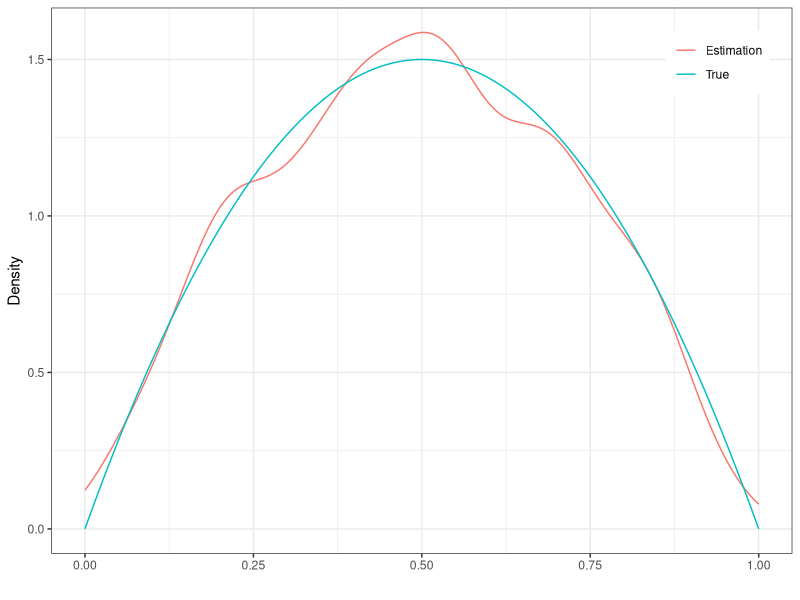
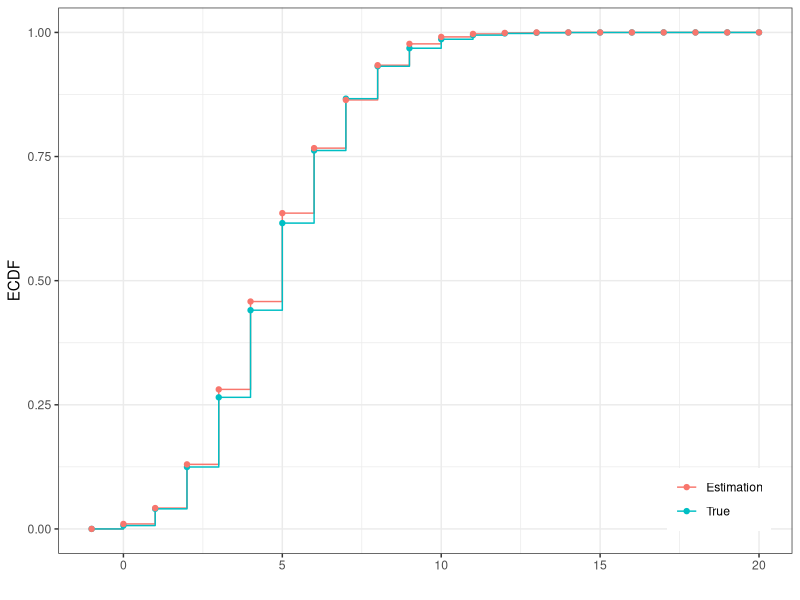
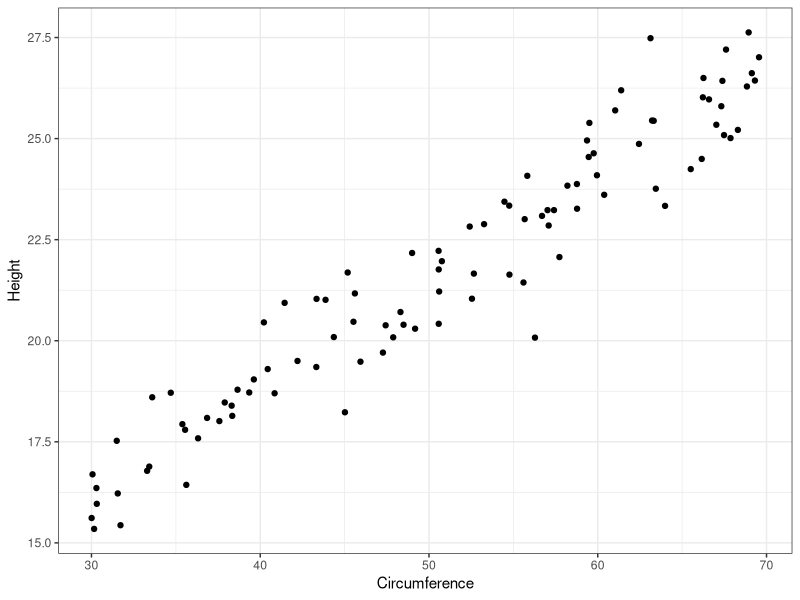
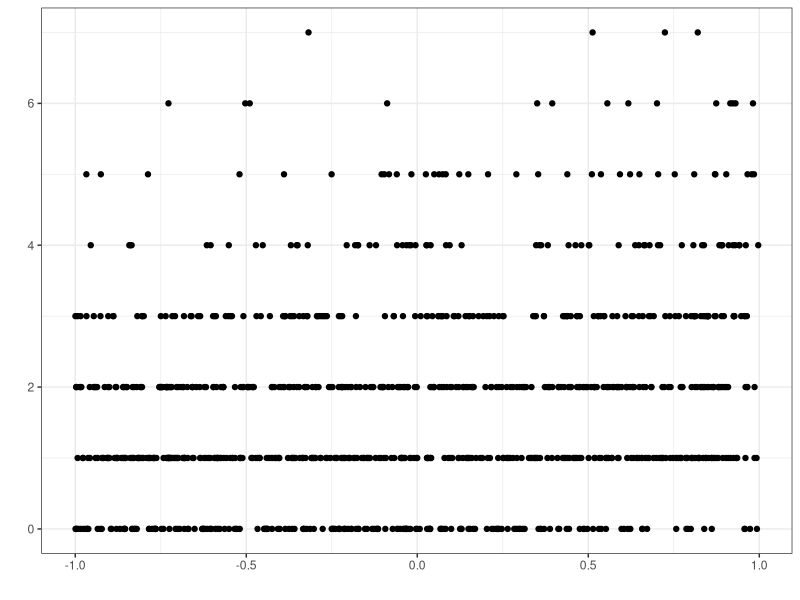
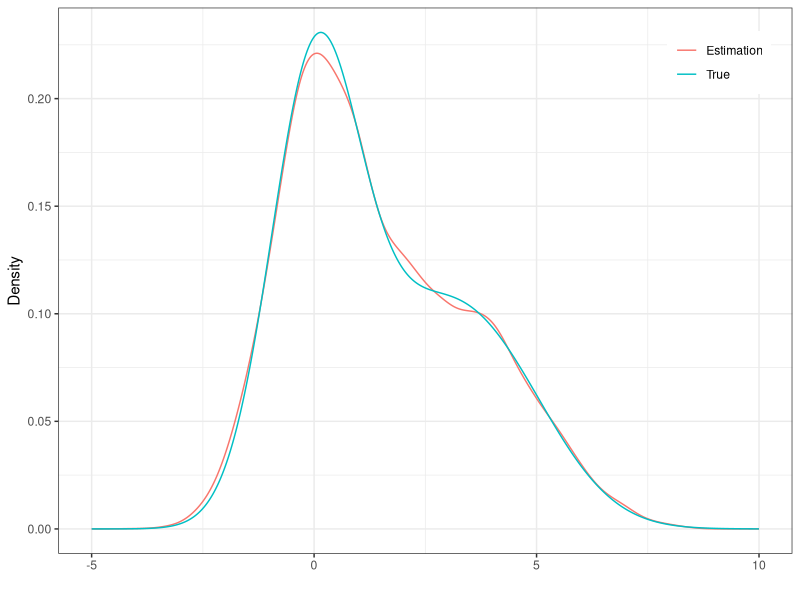
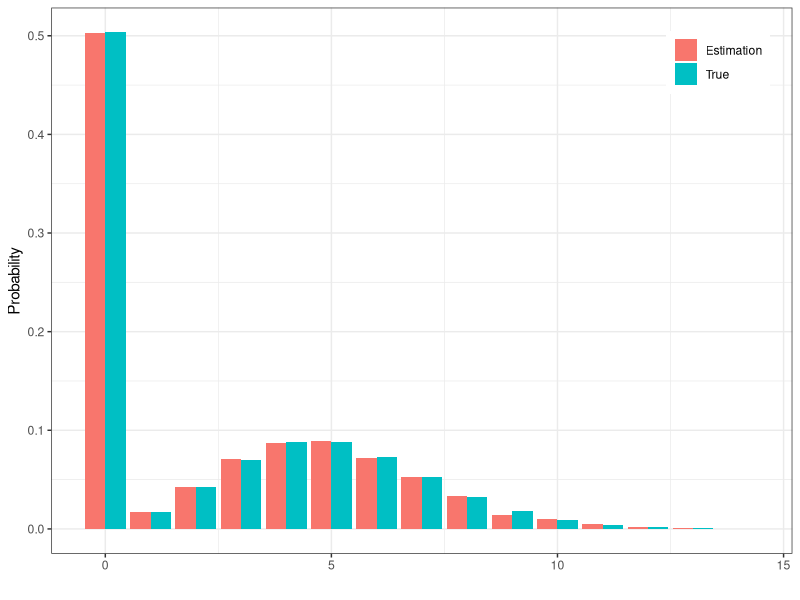

Here is the R script that generated these plots, in order:
################################################################################
# Script file for Week 08 - Simulations
################################################################################


set.seed(42)
runif(4)
runif(4)

set.seed(42)
runif(4)

set.seed(42)               # seed setting
theta <- 4; n <- 10000     # parameters setting
u <- runif(n)              # uniform sample
x <- -log(1 - u) / theta   # inverse transform method

ks.test(x, "pexp", theta)  # Kolmogorov Smirnov test

set.seed(10)              # seed setting
theta <- 0.4; n <- 10000  # parameters setting
u <- runif(n)             # uniform sampling
x <- (u > (1 - theta))    # inverse transform method

chisq.test(table(x), p = c(1 - theta, theta))  # chisq test


library(tidyverse)

set.seed(42)
rnorm(5)

set.seed(42)
rbinom(5, 10, 0.5)

set.seed(42)
sample <- rbeta(1000, 2, 2)  # Generate B(2, 2)

density_estim <- density(sample, from = 0, to = 1)
density_true <- dbeta(density_estim$x, 2, 2)

density_df <- tibble(
  x = density_estim$x,
  True = density_true,
  Estimation = density_estim$y
) |> 
  pivot_longer(cols = c(True, Estimation))

ggplot(density_df) +
  geom_line(aes(x = x, y = value, color = name)) +
  xlab("") +
  ylab("Density") +
  theme_bw() +
  theme(
    legend.title = element_blank(),
    legend.position = c(0.9, 0.9)
  )

set.seed(42)
sample <- rpois(1000, 5)  # Generate P(5)

x = seq(-1, 20, by = 0.1)
ecdf_estim <- ecdf(sample)(x)
ecdf_true <- ppois(x, 5)

ecdf_df <- tibble(
  x = x,
  True = ecdf_true,
  Estimation = ecdf_estim
) |> 
  pivot_longer(cols = c(True, Estimation))

ggplot(ecdf_df) +
  geom_step(
    aes(x = x, y = value, color = name),
    direction = "hv"
  ) +
  geom_point(
    aes(x = x, y = value, color = name),
    data = filter(ecdf_df, x %in% seq(-1, 20, by = 1))
  ) +
  xlab("") +
  ylab("ECDF") +
  theme_bw() +
  theme(
    legend.title = element_blank(),
    legend.position = c(0.9, 0.1)
  )



library(tidyverse)

set.seed(42)
n <- 100
x <- runif(n, 30, 70)
eps <- rnorm(n, 0, 1)
y <- 9 + 0.25 * x + eps

ggplot() +
  geom_point(aes(x = x, y = y)) +
  xlab("Circumference") +
  ylab("Height") +
  theme_bw()


set.seed(42)
n <- 1000
x <- runif(n, -1, 1)
eps <- rnorm(n, 0, 0.25)
mu <- 0.5 + 0.3 * x + eps
y <- rpois(n, exp(mu))

ggplot() +
  geom_point(aes(x = x, y = y)) +
  xlab("") +
  ylab("") +
  theme_bw()

glm(y ~ x, family = poisson(link = "log"))


library(tidyverse)

set.seed(42)  # seed setting
n <- 10000  # number of samples   
probs <- c(0.5, 0.25, 0.25)  # probabilities to be in each mixture

# Generate the pi variable and each mixture separetely
pi <- sample(c(1, 2, 3), n, replace = TRUE, prob = probs)
f1 <- rnorm(n)
f2 <- rnorm(n, 2, 1.5)
f3 <- rnorm(n, 4, 1.5)

# Create the mixture
f <- (pi == 1) * f1 + (pi == 2) * f2 + (pi == 3) * f3

set.seed(42)

density_estim <- density(f, from = -5, to = 10)
density_true <- (
    0.5 * dnorm(density_estim$x) +
    0.25 * dnorm(density_estim$x, 2, 1.5) +
    0.25 * dnorm(density_estim$x, 4, 1.5)
)

density_df <- tibble(
  x = density_estim$x,
  True = density_true,
  Estimation = density_estim$y
) |> 
  pivot_longer(cols = c(True, Estimation))

ggplot(density_df) +
  geom_line(aes(x = x, y = value, color = name)) +
  xlab("") +
  ylab("Density") +
  theme_bw() +
  theme(
    legend.title = element_blank(),
    legend.position = c(0.9, 0.9)
  )

set.seed(42)  # seed setting
n <- 10000  # number of samples 
probs <- c(0.5, 0.5)  # probabilities to be in each mixture

# Generate the pi variable and each mixture separetely
pi <- sample(c(1, 2), n, replace = TRUE, prob = probs)
f1 <- rpois(n, 5)

# Create the mixture
f <- (pi == 1) * 0 + (pi == 2) * f1


# Compute the true probabilities and an estimation
prob_estim <- as.vector(table(f) / n)[1:15]
prob_true <- 0.5 + 0.5 * exp(-5)
for (i in 1:14) {
    prob_true <- c(prob_true, 0.5 * 5^i * exp(-5) / factorial(i))
}

probs_df <- tibble(
    x = seq(0, 14, by = 1),
    True = prob_true,
    Estimation = prob_estim
) |> 
    pivot_longer(cols = c(True, Estimation))

ggplot(probs_df) +
    geom_col(
        aes(x = x, y = value, fill = name),
        position = "dodge"
    ) +
    xlab("") +
    ylab("Probability") +
    theme_bw() +
    theme(
        legend.title = element_blank(),
        legend.position = c(0.9, 0.9)
    )



